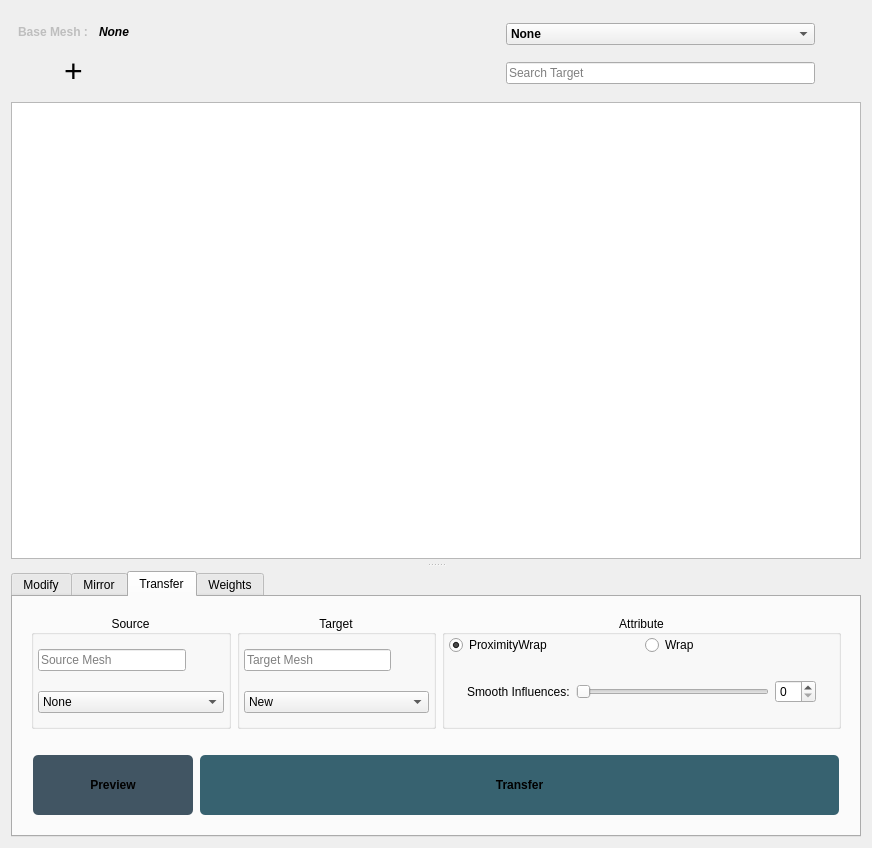
<?xml version="1.0" encoding="UTF-8"?>
<ui version="4.0">
 <class>Form</class>
 <widget class="QWidget" name="Form">
  <property name="geometry">
   <rect>
    <x>0</x>
    <y>0</y>
    <width>872</width>
    <height>848</height>
   </rect>
  </property>
  <property name="windowTitle">
   <string>Form</string>
  </property>
  <layout class="QVBoxLayout" name="verticalLayout_6">
   <item>
    <widget class="QWidget" name="addonWidget" native="true">
     <property name="sizePolicy">
      <sizepolicy hsizetype="Preferred" vsizetype="Maximum">
       <horstretch>0</horstretch>
       <verstretch>0</verstretch>
      </sizepolicy>
     </property>
     <layout class="QVBoxLayout" name="verticalLayout_5">
      <property name="spacing">
       <number>0</number>
      </property>
      <property name="leftMargin">
       <number>0</number>
      </property>
      <property name="topMargin">
       <number>0</number>
      </property>
      <property name="rightMargin">
       <number>0</number>
      </property>
      <property name="bottomMargin">
       <number>0</number>
      </property>
      <item>
       <layout class="QHBoxLayout" name="horizontalLayout_8">
        <property name="spacing">
         <number>0</number>
        </property>
        <item>
         <widget class="QWidget" name="mayaWidget" native="true">
          <layout class="QVBoxLayout" name="verticalLayout_4">
           <property name="spacing">
            <number>7</number>
           </property>
           <property name="leftMargin">
            <number>7</number>
           </property>
           <property name="topMargin">
            <number>7</number>
           </property>
           <property name="rightMargin">
            <number>7</number>
           </property>
           <property name="bottomMargin">
            <number>7</number>
           </property>
           <item>
            <widget class="QWidget" name="meshLayout" native="true">
             <layout class="QHBoxLayout" name="horizontalLayout">
              <property name="spacing">
               <number>7</number>
              </property>
              <property name="leftMargin">
               <number>0</number>
              </property>
              <property name="topMargin">
               <number>0</number>
              </property>
              <property name="rightMargin">
               <number>0</number>
              </property>
              <property name="bottomMargin">
               <number>0</number>
              </property>
              <item>
               <widget class="QLabel" name="baseMeshLabel">
                <property name="enabled">
                 <bool>false</bool>
                </property>
                <property name="sizePolicy">
                 <sizepolicy hsizetype="Maximum" vsizetype="Preferred">
                  <horstretch>0</horstretch>
                  <verstretch>0</verstretch>
                 </sizepolicy>
                </property>
                <property name="font">
                 <font>
                  <weight>75</weight>
                  <bold>true</bold>
                 </font>
                </property>
                <property name="text">
                 <string>Base Mesh : </string>
                </property>
                <property name="alignment">
                 <set>Qt::AlignLeading|Qt::AlignLeft|Qt::AlignVCenter</set>
                </property>
               </widget>
              </item>
              <item>
               <widget class="QLabel" name="meshLabel">
                <property name="enabled">
                 <bool>true</bool>
                </property>
                <property name="font">
                 <font>
                  <weight>75</weight>
                  <italic>true</italic>
                  <bold>true</bold>
                 </font>
                </property>
                <property name="styleSheet">
                 <string notr="true">
QLabel:hover {
    color: #7ab5bf;
}</string>
                </property>
                <property name="text">
                 <string>None</string>
                </property>
                <property name="textFormat">
                 <enum>Qt::AutoText</enum>
                </property>
               </widget>
              </item>
             </layout>
             <zorder>meshLabel</zorder>
             <zorder>baseMeshLabel</zorder>
            </widget>
           </item>
           <item>
            <widget class="QWidget" name="bsAddWidget" native="true">
             <layout class="QHBoxLayout" name="horizontalLayout_6">
              <property name="spacing">
               <number>7</number>
              </property>
              <property name="leftMargin">
               <number>0</number>
              </property>
              <property name="topMargin">
               <number>0</number>
              </property>
              <property name="rightMargin">
               <number>0</number>
              </property>
              <property name="bottomMargin">
               <number>0</number>
              </property>
              <item>
               <widget class="QPushButton" name="expandButton">
                <property name="maximumSize">
                 <size>
                  <width>16777215</width>
                  <height>16777215</height>
                 </size>
                </property>
                <property name="font">
                 <font>
                  <pointsize>-1</pointsize>
                 </font>
                </property>
                <property name="styleSheet">
                 <string notr="true">
QPushButton{
    font-size: 32px;
    background: transparent;
    border: none;
}
QPushButton:hover, QPushButton:pressed {
    font-weight: bold;
	background-color:transparent ;
	border: 1px solid #ffffff;
}</string>
                </property>
                <property name="text">
                 <string>+</string>
                </property>
               </widget>
              </item>
              <item>
               <spacer name="horizontalSpacer_4">
                <property name="orientation">
                 <enum>Qt::Horizontal</enum>
                </property>
                <property name="sizeType">
                 <enum>QSizePolicy::Minimum</enum>
                </property>
                <property name="sizeHint" stdset="0">
                 <size>
                  <width>0</width>
                  <height>0</height>
                 </size>
                </property>
               </spacer>
              </item>
             </layout>
            </widget>
           </item>
          </layout>
         </widget>
        </item>
        <item>
         <spacer name="horizontalSpacer_3">
          <property name="orientation">
           <enum>Qt::Horizontal</enum>
          </property>
          <property name="sizeType">
           <enum>QSizePolicy::Expanding</enum>
          </property>
          <property name="sizeHint" stdset="0">
           <size>
            <width>40</width>
            <height>20</height>
           </size>
          </property>
         </spacer>
        </item>
        <item>
         <widget class="QWidget" name="filterWidget" native="true">
          <property name="minimumSize">
           <size>
            <width>300</width>
            <height>0</height>
           </size>
          </property>
          <layout class="QVBoxLayout" name="verticalLayout_3">
           <property name="spacing">
            <number>7</number>
           </property>
           <property name="leftMargin">
            <number>7</number>
           </property>
           <property name="topMargin">
            <number>7</number>
           </property>
           <property name="rightMargin">
            <number>7</number>
           </property>
           <property name="bottomMargin">
            <number>7</number>
           </property>
           <item>
            <widget class="QWidget" name="filterBsComboBoxWidget" native="true">
             <layout class="QHBoxLayout" name="horizontalLayout_7">
              <property name="spacing">
               <number>7</number>
              </property>
              <property name="leftMargin">
               <number>0</number>
              </property>
              <property name="topMargin">
               <number>0</number>
              </property>
              <property name="rightMargin">
               <number>0</number>
              </property>
              <property name="bottomMargin">
               <number>0</number>
              </property>
              <item>
               <widget class="QComboBox" name="filterComboBox">
                <property name="minimumSize">
                 <size>
                  <width>0</width>
                  <height>0</height>
                 </size>
                </property>
                <property name="maximumSize">
                 <size>
                  <width>16777215</width>
                  <height>16777215</height>
                 </size>
                </property>
                <property name="font">
                 <font>
                  <weight>75</weight>
                  <italic>false</italic>
                  <bold>true</bold>
                  <strikeout>false</strikeout>
                 </font>
                </property>
                <property name="focusPolicy">
                 <enum>Qt::WheelFocus</enum>
                </property>
                <property name="contextMenuPolicy">
                 <enum>Qt::NoContextMenu</enum>
                </property>
                <property name="inputMethodHints">
                 <set>Qt::ImhNone</set>
                </property>
                <property name="editable">
                 <bool>false</bool>
                </property>
                <item>
                 <property name="text">
                  <string>None</string>
                 </property>
                </item>
               </widget>
              </item>
              <item>
               <widget class="QPushButton" name="loadBsButton">
                <property name="sizePolicy">
                 <sizepolicy hsizetype="Fixed" vsizetype="Fixed">
                  <horstretch>0</horstretch>
                  <verstretch>0</verstretch>
                 </sizepolicy>
                </property>
                <property name="minimumSize">
                 <size>
                  <width>32</width>
                  <height>32</height>
                 </size>
                </property>
                <property name="maximumSize">
                 <size>
                  <width>32</width>
                  <height>32</height>
                 </size>
                </property>
                <property name="styleSheet">
                 <string notr="true">QPushButton {
    border: none;
    background: transparent;
    icon: url(:teAdd.svg);
}

QPushButton:hover {
	icon: url(:teAdd_Hover.svg);
}
</string>
                </property>
                <property name="text">
                 <string/>
                </property>
                <property name="icon">
                 <iconset theme=":teAdd.svg">
                  <normaloff>.</normaloff>.</iconset>
                </property>
                <property name="iconSize">
                 <size>
                  <width>35</width>
                  <height>35</height>
                 </size>
                </property>
               </widget>
              </item>
             </layout>
            </widget>
           </item>
           <item>
            <widget class="QWidget" name="filterLineEditWidget" native="true">
             <property name="minimumSize">
              <size>
               <width>0</width>
               <height>0</height>
              </size>
             </property>
             <layout class="QHBoxLayout" name="horizontalLayout_2">
              <property name="spacing">
               <number>7</number>
              </property>
              <property name="leftMargin">
               <number>0</number>
              </property>
              <property name="topMargin">
               <number>0</number>
              </property>
              <property name="rightMargin">
               <number>0</number>
              </property>
              <property name="bottomMargin">
               <number>0</number>
              </property>
              <item>
               <widget class="QLineEdit" name="filterLineEdit">
                <property name="minimumSize">
                 <size>
                  <width>0</width>
                  <height>0</height>
                 </size>
                </property>
                <property name="placeholderText">
                 <string>Search Target</string>
                </property>
                <property name="clearButtonEnabled">
                 <bool>true</bool>
                </property>
               </widget>
              </item>
              <item>
               <widget class="QPushButton" name="loadTargetButton">
                <property name="minimumSize">
                 <size>
                  <width>32</width>
                  <height>32</height>
                 </size>
                </property>
                <property name="maximumSize">
                 <size>
                  <width>32</width>
                  <height>32</height>
                 </size>
                </property>
                <property name="styleSheet">
                 <string notr="true">QPushButton {
    border: none;
    background: transparent;
    icon: url(:teAdd.svg);
}

QPushButton:hover {
	icon: url(:teAdd_Hover.svg);
}
</string>
                </property>
                <property name="text">
                 <string/>
                </property>
                <property name="icon">
                 <iconset theme=":teAdd.svg">
                  <normaloff>.</normaloff>.</iconset>
                </property>
                <property name="iconSize">
                 <size>
                  <width>35</width>
                  <height>35</height>
                 </size>
                </property>
               </widget>
              </item>
             </layout>
            </widget>
           </item>
          </layout>
         </widget>
        </item>
       </layout>
      </item>
     </layout>
    </widget>
   </item>
   <item>
    <widget class="QSplitter" name="splitter">
     <property name="orientation">
      <enum>Qt::Vertical</enum>
     </property>
     <property name="opaqueResize">
      <bool>true</bool>
     </property>
     <property name="handleWidth">
      <number>12</number>
     </property>
     <property name="childrenCollapsible">
      <bool>false</bool>
     </property>
     <widget class="QTreeView" name="treeView">
      <property name="sizePolicy">
       <sizepolicy hsizetype="Expanding" vsizetype="Expanding">
        <horstretch>0</horstretch>
        <verstretch>100</verstretch>
       </sizepolicy>
      </property>
     </widget>
     <widget class="QTabWidget" name="bsTabWidget">
      <property name="sizePolicy">
       <sizepolicy hsizetype="MinimumExpanding" vsizetype="MinimumExpanding">
        <horstretch>0</horstretch>
        <verstretch>0</verstretch>
       </sizepolicy>
      </property>
      <property name="currentIndex">
       <number>2</number>
      </property>
      <property name="movable">
       <bool>true</bool>
      </property>
      <widget class="QWidget" name="tabModify">
       <property name="enabled">
        <bool>true</bool>
       </property>
       <attribute name="title">
        <string>Modify</string>
       </attribute>
       <layout class="QVBoxLayout" name="verticalLayout">
        <item>
         <widget class="QWidget" name="widget_2" native="true">
          <layout class="QHBoxLayout" name="horizontalLayout_3">
           <item>
            <layout class="QVBoxLayout" name="verticalLayout_10">
             <item>
              <spacer name="verticalSpacer_2">
               <property name="orientation">
                <enum>Qt::Vertical</enum>
               </property>
               <property name="sizeType">
                <enum>QSizePolicy::MinimumExpanding</enum>
               </property>
               <property name="sizeHint" stdset="0">
                <size>
                 <width>20</width>
                 <height>0</height>
                </size>
               </property>
              </spacer>
             </item>
             <item>
              <layout class="QHBoxLayout" name="horizontalLayout_5">
               <property name="sizeConstraint">
                <enum>QLayout::SetMinimumSize</enum>
               </property>
               <item>
                <widget class="QCheckBox" name="addInbetweenCheckBox">
                 <property name="text">
                  <string>Add Inbetween</string>
                 </property>
                 <property name="checked">
                  <bool>true</bool>
                 </property>
                </widget>
               </item>
               <item>
                <spacer name="horizontalSpacer_5">
                 <property name="orientation">
                  <enum>Qt::Horizontal</enum>
                 </property>
                 <property name="sizeHint" stdset="0">
                  <size>
                   <width>40</width>
                   <height>20</height>
                  </size>
                 </property>
                </spacer>
               </item>
              </layout>
             </item>
             <item>
              <layout class="QHBoxLayout" name="horizontalLayout_16">
               <property name="sizeConstraint">
                <enum>QLayout::SetMinimumSize</enum>
               </property>
               <item>
                <widget class="QCheckBox" name="deleteSculptCheckBox">
                 <property name="enabled">
                  <bool>true</bool>
                 </property>
                 <property name="styleSheet">
                  <string notr="true"/>
                 </property>
                 <property name="text">
                  <string>Keep Sculpt Geometry</string>
                 </property>
                 <property name="checked">
                  <bool>true</bool>
                 </property>
                 <property name="tristate">
                  <bool>false</bool>
                 </property>
                </widget>
               </item>
               <item>
                <spacer name="horizontalSpacer_6">
                 <property name="orientation">
                  <enum>Qt::Horizontal</enum>
                 </property>
                 <property name="sizeHint" stdset="0">
                  <size>
                   <width>40</width>
                   <height>20</height>
                  </size>
                 </property>
                </spacer>
               </item>
              </layout>
             </item>
            </layout>
           </item>
           <item>
            <layout class="QVBoxLayout" name="verticalLayout_11">
             <item>
              <layout class="QHBoxLayout" name="horizontalLayout_17">
               <item>
                <spacer name="horizontalSpacer_2">
                 <property name="orientation">
                  <enum>Qt::Horizontal</enum>
                 </property>
                 <property name="sizeType">
                  <enum>QSizePolicy::Expanding</enum>
                 </property>
                 <property name="sizeHint" stdset="0">
                  <size>
                   <width>40</width>
                   <height>20</height>
                  </size>
                 </property>
                </spacer>
               </item>
               <item>
                <widget class="QPushButton" name="pushButton_6">
                 <property name="sizePolicy">
                  <sizepolicy hsizetype="Fixed" vsizetype="Fixed">
                   <horstretch>25</horstretch>
                   <verstretch>0</verstretch>
                  </sizepolicy>
                 </property>
                 <property name="minimumSize">
                  <size>
                   <width>100</width>
                   <height>28</height>
                  </size>
                 </property>
                 <property name="maximumSize">
                  <size>
                   <width>16777215</width>
                   <height>32</height>
                  </size>
                 </property>
                 <property name="styleSheet">
                  <string notr="true">QPushButton {
    background-color: #415563;
    border-radius: 2px;


}
QPushButton:hover {
    background-color: #628095;
}
QPushButton:pressed {
    background-color: #0f1a1e;
}</string>
                 </property>
                 <property name="text">
                  <string>Copy Delta</string>
                 </property>
                </widget>
               </item>
               <item>
                <widget class="QPushButton" name="pushButton_8">
                 <property name="sizePolicy">
                  <sizepolicy hsizetype="Fixed" vsizetype="Fixed">
                   <horstretch>25</horstretch>
                   <verstretch>0</verstretch>
                  </sizepolicy>
                 </property>
                 <property name="minimumSize">
                  <size>
                   <width>100</width>
                   <height>28</height>
                  </size>
                 </property>
                 <property name="maximumSize">
                  <size>
                   <width>16777215</width>
                   <height>32</height>
                  </size>
                 </property>
                 <property name="styleSheet">
                  <string notr="true">QPushButton {
    background-color: #415563;
    border-radius: 2px;


}
QPushButton:hover {
    background-color: #628095;
}
QPushButton:pressed {
    background-color: #0f1a1e;
}</string>
                 </property>
                 <property name="text">
                  <string>Paste Delta</string>
                 </property>
                </widget>
               </item>
              </layout>
             </item>
             <item>
              <spacer name="verticalSpacer">
               <property name="orientation">
                <enum>Qt::Vertical</enum>
               </property>
               <property name="sizeType">
                <enum>QSizePolicy::MinimumExpanding</enum>
               </property>
               <property name="sizeHint" stdset="0">
                <size>
                 <width>20</width>
                 <height>0</height>
                </size>
               </property>
              </spacer>
             </item>
             <item>
              <layout class="QHBoxLayout" name="horizontalLayout_18">
               <item>
                <spacer name="horizontalSpacer">
                 <property name="orientation">
                  <enum>Qt::Horizontal</enum>
                 </property>
                 <property name="sizeHint" stdset="0">
                  <size>
                   <width>40</width>
                   <height>20</height>
                  </size>
                 </property>
                </spacer>
               </item>
               <item>
                <widget class="QRadioButton" name="radioButton_4">
                 <property name="text">
                  <string>Edit Invert</string>
                 </property>
                </widget>
               </item>
               <item>
                <widget class="QRadioButton" name="radioButton_2">
                 <property name="text">
                  <string>D Invert</string>
                 </property>
                </widget>
               </item>
              </layout>
             </item>
            </layout>
           </item>
          </layout>
         </widget>
        </item>
        <item>
         <layout class="QHBoxLayout" name="horizontalLayout_4">
          <property name="sizeConstraint">
           <enum>QLayout::SetMinAndMaxSize</enum>
          </property>
          <item>
           <widget class="QPushButton" name="addSculptButton">
            <property name="sizePolicy">
             <sizepolicy hsizetype="Minimum" vsizetype="Maximum">
              <horstretch>0</horstretch>
              <verstretch>0</verstretch>
             </sizepolicy>
            </property>
            <property name="minimumSize">
             <size>
              <width>0</width>
              <height>60</height>
             </size>
            </property>
            <property name="maximumSize">
             <size>
              <width>16777215</width>
              <height>60</height>
             </size>
            </property>
            <property name="sizeIncrement">
             <size>
              <width>0</width>
              <height>0</height>
             </size>
            </property>
            <property name="styleSheet">
             <string notr="true">QPushButton {
    background-color: #376270;
    border-radius: 5px;

	font-weight: bold;

}
QPushButton:hover {
    background-color: #478893;
}
QPushButton:pressed {
    background-color: #0f1a1e;
}</string>
            </property>
            <property name="text">
             <string>Add Sculpt</string>
            </property>
           </widget>
          </item>
         </layout>
        </item>
       </layout>
      </widget>
      <widget class="QWidget" name="tabMirror">
       <attribute name="title">
        <string>Mirror</string>
       </attribute>
      </widget>
      <widget class="QWidget" name="tabTransfer">
       <property name="sizePolicy">
        <sizepolicy hsizetype="Preferred" vsizetype="Maximum">
         <horstretch>0</horstretch>
         <verstretch>0</verstretch>
        </sizepolicy>
       </property>
       <attribute name="title">
        <string>Transfer</string>
       </attribute>
       <layout class="QVBoxLayout" name="verticalLayout_2">
        <item>
         <widget class="QWidget" name="widget_3" native="true">
          <property name="sizePolicy">
           <sizepolicy hsizetype="Preferred" vsizetype="Preferred">
            <horstretch>0</horstretch>
            <verstretch>0</verstretch>
           </sizepolicy>
          </property>
          <layout class="QHBoxLayout" name="horizontalLayout_9">
           <item>
            <widget class="QGroupBox" name="groupBox_2">
             <property name="sizePolicy">
              <sizepolicy hsizetype="Minimum" vsizetype="Preferred">
               <horstretch>25</horstretch>
               <verstretch>0</verstretch>
              </sizepolicy>
             </property>
             <property name="title">
              <string>Source</string>
             </property>
             <property name="alignment">
              <set>Qt::AlignCenter</set>
             </property>
             <property name="flat">
              <bool>true</bool>
             </property>
             <property name="checkable">
              <bool>false</bool>
             </property>
             <layout class="QVBoxLayout" name="verticalLayout_7">
              <property name="spacing">
               <number>6</number>
              </property>
              <property name="leftMargin">
               <number>4</number>
              </property>
              <property name="topMargin">
               <number>0</number>
              </property>
              <property name="rightMargin">
               <number>4</number>
              </property>
              <property name="bottomMargin">
               <number>4</number>
              </property>
              <item>
               <layout class="QHBoxLayout" name="horizontalLayout_10">
                <item>
                 <widget class="QLineEdit" name="lineEdit_3">
                  <property name="text">
                   <string/>
                  </property>
                  <property name="placeholderText">
                   <string>Source Mesh</string>
                  </property>
                 </widget>
                </item>
                <item>
                 <widget class="QPushButton" name="pushButton_7">
                  <property name="minimumSize">
                   <size>
                    <width>32</width>
                    <height>32</height>
                   </size>
                  </property>
                  <property name="maximumSize">
                   <size>
                    <width>32</width>
                    <height>32</height>
                   </size>
                  </property>
                  <property name="styleSheet">
                   <string notr="true">QPushButton {
    border: none;
    background: transparent;
    icon: url(:teAdd.svg);
}

QPushButton:hover {
	icon: url(:teAdd_Hover.svg);
}
</string>
                  </property>
                  <property name="text">
                   <string/>
                  </property>
                  <property name="iconSize">
                   <size>
                    <width>35</width>
                    <height>35</height>
                   </size>
                  </property>
                 </widget>
                </item>
               </layout>
              </item>
              <item>
               <layout class="QHBoxLayout" name="horizontalLayout_11">
                <item>
                 <widget class="QComboBox" name="comboBox_3">
                  <property name="sizePolicy">
                   <sizepolicy hsizetype="MinimumExpanding" vsizetype="Fixed">
                    <horstretch>0</horstretch>
                    <verstretch>0</verstretch>
                   </sizepolicy>
                  </property>
                  <item>
                   <property name="text">
                    <string>None</string>
                   </property>
                  </item>
                 </widget>
                </item>
               </layout>
              </item>
             </layout>
            </widget>
           </item>
           <item>
            <widget class="QGroupBox" name="groupBox">
             <property name="sizePolicy">
              <sizepolicy hsizetype="Minimum" vsizetype="Preferred">
               <horstretch>25</horstretch>
               <verstretch>0</verstretch>
              </sizepolicy>
             </property>
             <property name="title">
              <string>Target</string>
             </property>
             <property name="alignment">
              <set>Qt::AlignCenter</set>
             </property>
             <property name="flat">
              <bool>true</bool>
             </property>
             <property name="checkable">
              <bool>false</bool>
             </property>
             <layout class="QVBoxLayout" name="verticalLayout_9">
              <property name="spacing">
               <number>6</number>
              </property>
              <property name="leftMargin">
               <number>4</number>
              </property>
              <property name="topMargin">
               <number>0</number>
              </property>
              <property name="rightMargin">
               <number>4</number>
              </property>
              <property name="bottomMargin">
               <number>4</number>
              </property>
              <item>
               <layout class="QHBoxLayout" name="horizontalLayout_12">
                <item>
                 <widget class="QLineEdit" name="lineEdit">
                  <property name="text">
                   <string/>
                  </property>
                  <property name="placeholderText">
                   <string>Target Mesh</string>
                  </property>
                 </widget>
                </item>
                <item>
                 <widget class="QPushButton" name="pushButton">
                  <property name="sizePolicy">
                   <sizepolicy hsizetype="Fixed" vsizetype="Fixed">
                    <horstretch>0</horstretch>
                    <verstretch>0</verstretch>
                   </sizepolicy>
                  </property>
                  <property name="minimumSize">
                   <size>
                    <width>32</width>
                    <height>32</height>
                   </size>
                  </property>
                  <property name="maximumSize">
                   <size>
                    <width>32</width>
                    <height>32</height>
                   </size>
                  </property>
                  <property name="styleSheet">
                   <string notr="true">QPushButton {
    border: none;
    background: transparent;
    icon: url(:teAdd.svg);
}

QPushButton:hover {
	icon: url(:teAdd_Hover.svg);
}
</string>
                  </property>
                  <property name="text">
                   <string/>
                  </property>
                  <property name="iconSize">
                   <size>
                    <width>35</width>
                    <height>35</height>
                   </size>
                  </property>
                 </widget>
                </item>
               </layout>
              </item>
              <item>
               <layout class="QHBoxLayout" name="horizontalLayout_13">
                <item>
                 <widget class="QComboBox" name="comboBox">
                  <property name="sizePolicy">
                   <sizepolicy hsizetype="MinimumExpanding" vsizetype="Fixed">
                    <horstretch>0</horstretch>
                    <verstretch>0</verstretch>
                   </sizepolicy>
                  </property>
                  <item>
                   <property name="text">
                    <string>New</string>
                   </property>
                  </item>
                 </widget>
                </item>
               </layout>
              </item>
             </layout>
            </widget>
           </item>
           <item>
            <widget class="QGroupBox" name="groupBox_3">
             <property name="sizePolicy">
              <sizepolicy hsizetype="Minimum" vsizetype="Preferred">
               <horstretch>50</horstretch>
               <verstretch>0</verstretch>
              </sizepolicy>
             </property>
             <property name="title">
              <string>Attribute</string>
             </property>
             <property name="alignment">
              <set>Qt::AlignCenter</set>
             </property>
             <property name="flat">
              <bool>true</bool>
             </property>
             <property name="checkable">
              <bool>false</bool>
             </property>
             <layout class="QVBoxLayout" name="verticalLayout_12">
              <property name="spacing">
               <number>6</number>
              </property>
              <property name="leftMargin">
               <number>4</number>
              </property>
              <property name="topMargin">
               <number>0</number>
              </property>
              <property name="rightMargin">
               <number>4</number>
              </property>
              <property name="bottomMargin">
               <number>4</number>
              </property>
              <item>
               <layout class="QHBoxLayout" name="horizontalLayout_19">
                <item>
                 <widget class="QRadioButton" name="radioButton">
                  <property name="text">
                   <string>ProximityWrap</string>
                  </property>
                  <property name="checked">
                   <bool>true</bool>
                  </property>
                 </widget>
                </item>
                <item>
                 <widget class="QRadioButton" name="radioButton_3">
                  <property name="text">
                   <string>Wrap</string>
                  </property>
                  <property name="checked">
                   <bool>false</bool>
                  </property>
                 </widget>
                </item>
               </layout>
              </item>
              <item>
               <widget class="QStackedWidget" name="stackedWidget">
                <property name="frameShape">
                 <enum>QFrame::NoFrame</enum>
                </property>
                <property name="frameShadow">
                 <enum>QFrame::Plain</enum>
                </property>
                <property name="currentIndex">
                 <number>0</number>
                </property>
                <widget class="QWidget" name="ProximityWrap">
                 <layout class="QVBoxLayout" name="verticalLayout_13">
                  <item>
                   <widget class="AttrSliderWidget" name="attrWidget" native="true">
                    <layout class="QHBoxLayout" name="horizontalLayout_21">
                     <item>
                      <widget class="QLabel" name="attrLabel">
                       <property name="text">
                        <string>Smooth Influences:</string>
                       </property>
                      </widget>
                     </item>
                     <item>
                      <widget class="QSlider" name="attrSlider">
                       <property name="orientation">
                        <enum>Qt::Horizontal</enum>
                       </property>
                      </widget>
                     </item>
                     <item>
                      <widget class="QSpinBox" name="attrSpinBox"/>
                     </item>
                    </layout>
                   </widget>
                  </item>
                 </layout>
                </widget>
                <widget class="QWidget" name="Wrap">
                 <widget class="AttrSliderWidget" name="attrWidget_2" native="true">
                  <property name="geometry">
                   <rect>
                    <x>80</x>
                    <y>0</y>
                    <width>310</width>
                    <height>47</height>
                   </rect>
                  </property>
                  <layout class="QHBoxLayout" name="horizontalLayout_22">
                   <item>
                    <widget class="QLabel" name="attrLabel_2">
                     <property name="text">
                      <string>Smooth Influences:</string>
                     </property>
                    </widget>
                   </item>
                   <item>
                    <widget class="QSlider" name="attrSlider_2">
                     <property name="orientation">
                      <enum>Qt::Horizontal</enum>
                     </property>
                    </widget>
                   </item>
                   <item>
                    <widget class="QSpinBox" name="attrSpinBox_2"/>
                   </item>
                  </layout>
                 </widget>
                </widget>
               </widget>
              </item>
             </layout>
            </widget>
           </item>
          </layout>
         </widget>
        </item>
        <item>
         <widget class="QWidget" name="verticalWidget" native="true">
          <property name="sizePolicy">
           <sizepolicy hsizetype="Minimum" vsizetype="Maximum">
            <horstretch>10</horstretch>
            <verstretch>0</verstretch>
           </sizepolicy>
          </property>
          <layout class="QHBoxLayout" name="horizontalLayout_15">
           <property name="spacing">
            <number>7</number>
           </property>
           <property name="leftMargin">
            <number>11</number>
           </property>
           <property name="topMargin">
            <number>11</number>
           </property>
           <property name="rightMargin">
            <number>11</number>
           </property>
           <property name="bottomMargin">
            <number>11</number>
           </property>
           <item>
            <widget class="QPushButton" name="pushButton_2">
             <property name="sizePolicy">
              <sizepolicy hsizetype="Minimum" vsizetype="Maximum">
               <horstretch>20</horstretch>
               <verstretch>0</verstretch>
              </sizepolicy>
             </property>
             <property name="minimumSize">
              <size>
               <width>0</width>
               <height>60</height>
              </size>
             </property>
             <property name="maximumSize">
              <size>
               <width>16777215</width>
               <height>60</height>
              </size>
             </property>
             <property name="styleSheet">
              <string notr="true">QPushButton {
    background-color: #415563;
    border-radius: 5px;

	font-weight: bold;

}
QPushButton:hover {
    background-color: #628095;
}
QPushButton:pressed {
    background-color: #0f1a1e;
}</string>
             </property>
             <property name="text">
              <string>Preview</string>
             </property>
            </widget>
           </item>
           <item>
            <widget class="QPushButton" name="pushButton_3">
             <property name="sizePolicy">
              <sizepolicy hsizetype="Minimum" vsizetype="Maximum">
               <horstretch>80</horstretch>
               <verstretch>0</verstretch>
              </sizepolicy>
             </property>
             <property name="minimumSize">
              <size>
               <width>0</width>
               <height>60</height>
              </size>
             </property>
             <property name="maximumSize">
              <size>
               <width>16777215</width>
               <height>60</height>
              </size>
             </property>
             <property name="styleSheet">
              <string notr="true">QPushButton {
    background-color: #376270;
    border-radius: 5px;

	font-weight: bold;

}
QPushButton:hover {
    background-color: #478893;
}
QPushButton:pressed {
    background-color: #0f1a1e;
}</string>
             </property>
             <property name="text">
              <string>Transfer</string>
             </property>
            </widget>
           </item>
          </layout>
         </widget>
        </item>
       </layout>
      </widget>
      <widget class="QWidget" name="tabWeights">
       <attribute name="title">
        <string>Weights</string>
       </attribute>
      </widget>
     </widget>
    </widget>
   </item>
  </layout>
 </widget>
 <customwidgets>
  <customwidget>
   <class>AttrSliderWidget</class>
   <extends>QWidget</extends>
   <header>xxxxx</header>
   <container>1</container>
  </customwidget>
 </customwidgets>
 <resources/>
 <connections/>
</ui>
